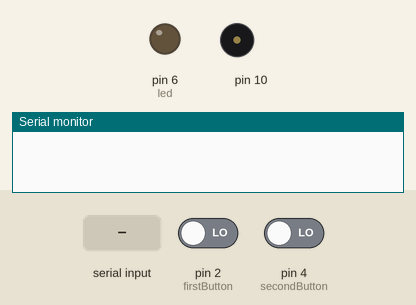
Simulated run of this program. Board: Arduino Uno, built with avr-gcc and run on an emulated ATmega328P. Shown: output pins drawn as LEDs (lit = HIGH), buzzer (waves = sounding), the last lines printed to the serial monitor. Dashed ring = blinking. The test bench sets the inputs (shaded band); at power-on: pin 2 (firstButton) LOW, pin 4 (secondButton) LOW.

Above: at 1.2 s.
1.3 s: "0,1" received over Serial
At 2.4 s:
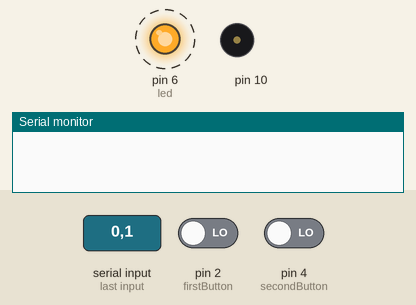
4.3 s: "-1" received over Serial
At 5.47 s:
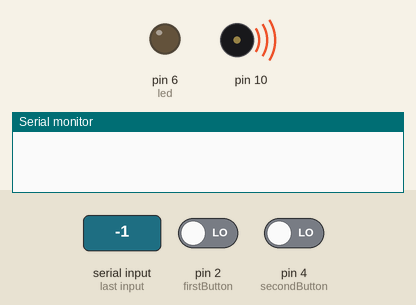
7.3 s: pin 2 (firstButton) driven HIGH and pin 4 (secondButton) driven HIGH
10.3 s: pin 2 (firstButton) driven LOW
12.3 s: pin 4 (secondButton) driven LOW
At 15.2 s:
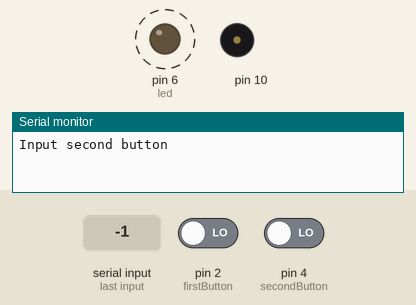
15.3 s: pin 4 (secondButton) driven HIGH
At 16.4 s:
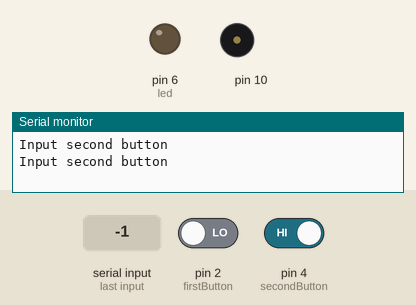
Timing chart, 0 to 17.8 s (numbered marks = the images above; inputs shaded):
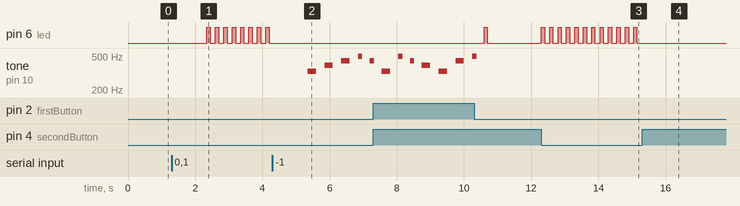

The program:

main.cpp
```cpp
#include <Arduino.h>
#include "pitches.h"

#define led 6
#define firstButton 2
#define secondButton 4

void setup() {
  pinMode(led, OUTPUT);
  pinMode(firstButton, INPUT);
  pinMode(secondButton, INPUT);
  Serial.begin(9600);
}

int blink;
bool isBlink = false;

int melody[] = {
        NOTE_E4, NOTE_G4, NOTE_A4, NOTE_B4,
        NOTE_A4, NOTE_E4, NOTE_B4, NOTE_A4,
        NOTE_G4, NOTE_E4, NOTE_A4, NOTE_B4
};

int noteDurations[] = {
        4, 4, 4, 8,
        8, 4, 8, 8,
        4, 4, 4, 8
};

void music() {
  for (int thisNote = 0; thisNote < 12; thisNote++) {

    int noteDuration = 1000 / noteDurations[thisNote];
    tone(10, melody[thisNote], noteDuration);
    delay(200);

    int pauseBetweenNotes = noteDuration * 1.20;
    delay(pauseBetweenNotes);

    noTone(10);
  }
}

void loop() {
  if (digitalRead(firstButton) == HIGH) {
    Serial.println("Input first button");
    while(digitalRead(firstButton)) {}
  }
  else if (digitalRead(secondButton) == HIGH) {
    Serial.println("Input second button");
    while(digitalRead(secondButton)) {}
  }

  if (Serial.available() > 0){
    String command = Serial.readString();
    if (command == "0,1") {
      isBlink = true;
      blink = 100;
    } else if (command == "0,5") {
      isBlink = true;
      blink = 500;
    } else if (command == "1") {
      isBlink = true;
      blink = 1000;
    } else if (command == "-1") {
      music();
    }
  }

  if (isBlink) {
    digitalWrite(led, HIGH);
    delay(blink);
    digitalWrite(led, LOW);
    delay(blink);
  }

  delay(50);
}
```

pitches.h
```cpp
#define NOTE_B0  31
#define NOTE_C1  33
#define NOTE_CS1 35
#define NOTE_D1  37
#define NOTE_DS1 39
#define NOTE_E1  41
#define NOTE_F1  44
#define NOTE_FS1 46
#define NOTE_G1  49
#define NOTE_GS1 52
#define NOTE_A1  55
#define NOTE_AS1 58
#define NOTE_B1  62
#define NOTE_C2  65
#define NOTE_CS2 69
#define NOTE_D2  73
#define NOTE_DS2 78
#define NOTE_E2  82
#define NOTE_F2  87
#define NOTE_FS2 93
#define NOTE_G2  98
#define NOTE_GS2 104
#define NOTE_A2  110
#define NOTE_AS2 117
#define NOTE_B2  123
#define NOTE_C3  131
#define NOTE_CS3 139
#define NOTE_D3  147
#define NOTE_DS3 156
#define NOTE_E3  165
#define NOTE_F3  175
#define NOTE_FS3 185
#define NOTE_G3  196
#define NOTE_GS3 208
#define NOTE_A3  220
#define NOTE_AS3 233
#define NOTE_B3  247
#define NOTE_C4  262
#define NOTE_CS4 277
#define NOTE_D4  294
#define NOTE_DS4 311
#define NOTE_E4  330
#define NOTE_F4  349
#define NOTE_FS4 370
#define NOTE_G4  392
#define NOTE_GS4 415
#define NOTE_A4  440
#define NOTE_AS4 466
#define NOTE_B4  494
#define NOTE_C5  523
#define NOTE_CS5 554
#define NOTE_D5  587
#define NOTE_DS5 622
#define NOTE_E5  659
#define NOTE_F5  698
#define NOTE_FS5 740
#define NOTE_G5  784
#define NOTE_GS5 831
#define NOTE_A5  880
#define NOTE_AS5 932
#define NOTE_B5  988
#define NOTE_C6  1047
#define NOTE_CS6 1109
#define NOTE_D6  1175
#define NOTE_DS6 1245
#define NOTE_E6  1319
#define NOTE_F6  1397
#define NOTE_FS6 1480
#define NOTE_G6  1568
#define NOTE_GS6 1661
#define NOTE_A6  1760
#define NOTE_AS6 1865
#define NOTE_B6  1976
#define NOTE_C7  2093
#define NOTE_CS7 2217
#define NOTE_D7  2349
#define NOTE_DS7 2489
#define NOTE_E7  2637
#define NOTE_F7  2794
#define NOTE_FS7 2960
#define NOTE_G7  3136
#define NOTE_GS7 3322
#define NOTE_A7  3520
#define NOTE_AS7 3729
#define NOTE_B7  3951
#define NOTE_C8  4186
#define NOTE_CS8 4435
#define NOTE_D8  4699
#define NOTE_DS8 4978
```

Measured:
- after the input at 1.3 s, pin 6 (led): alternates HIGH for 0.10 s and LOW for 0.15 s, starting after 1.1 s
- after the input at 4.3 s, pin 6 (led): stops changing and stays LOW; tone on pin 10: plays 330 Hz for 0.25 s, 392 Hz for 0.25 s, 440 Hz for 0.25 s, 494 Hz for 0.13 s, 440 Hz for 0.10 s, starting after 1.0 s
- after the input at 12.3 s, pin 6 (led): alternates HIGH for 0.10 s and LOW for 0.15 s, starting at once
- after the input at 15.3 s, pin 6 (led): stops changing and stays LOW
